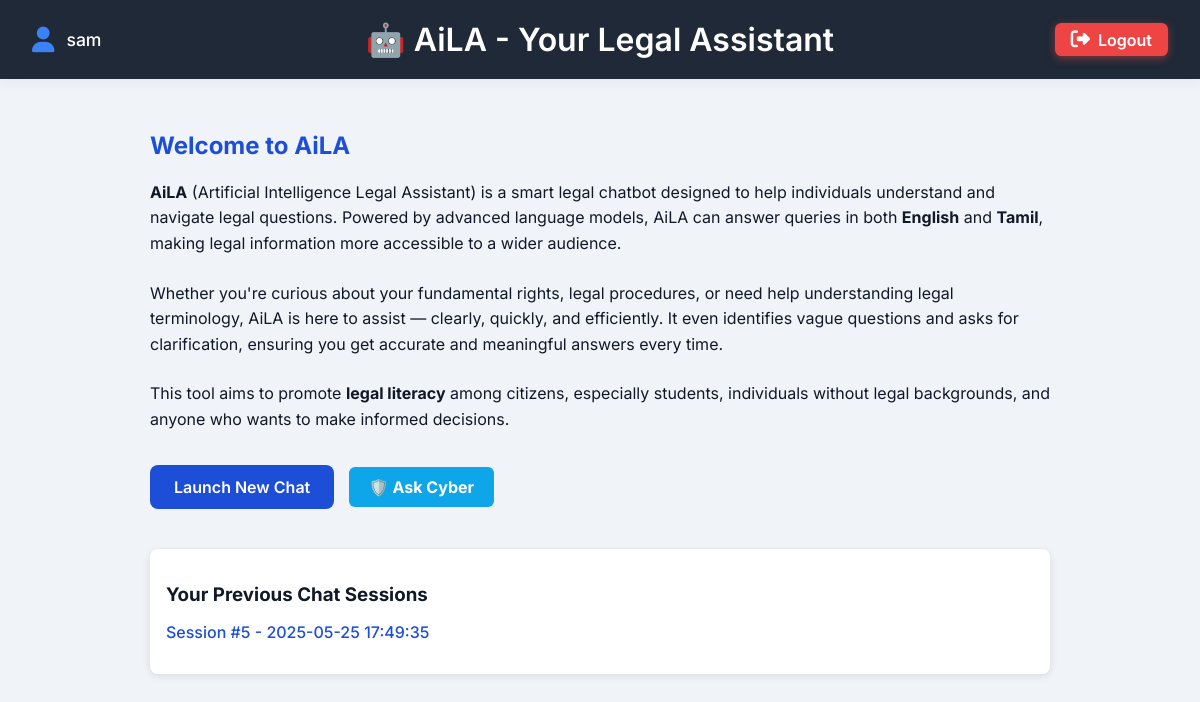
/dashboard (signed in), run on the app's committed database.
### tables this page shows
CREATE TABLE users (
            id INTEGER PRIMARY KEY AUTOINCREMENT,
            username TEXT UNIQUE NOT NULL,
            password_hash TEXT NOT NULL
        );

CREATE TABLE chat_sessions (
            id INTEGER PRIMARY KEY AUTOINCREMENT,
            user_id INTEGER NOT NULL,
            created_at DATETIME DEFAULT CURRENT_TIMESTAMP,
            FOREIGN KEY(user_id) REFERENCES users(id)
        );

### app.py (the view)
@app.route('/dashboard')
@login_required
def dashboard():
    user = get_user_by_id(session['user_id'])
    db = get_db()
    sessions = db.execute(
        "SELECT id, created_at FROM chat_sessions WHERE user_id = ? ORDER BY created_at DESC",
        (user['id'],)
    ).fetchall()
    return render_template('dashboard.html', username=user['username'], sessions=sessions)

### app.py (called while the page is built)
def get_db():
    db = getattr(g, '_database', None)
    if db is None:
        db = g._database = sqlite3.connect(DATABASE)
        db.row_factory = sqlite3.Row
    return db

@app.teardown_appcontext
def close_connection(exception):
    db = getattr(g, '_database', None)
    if db is not None:
        db.close()

def get_user_by_id(user_id):
    db = get_db()
    return db.execute("SELECT * FROM users WHERE id = ?", (user_id,)).fetchone()

def login_required(f):
    from functools import wraps
    @wraps(f)
    def decorated_function(*args, **kwargs):
        if 'user_id' not in session:
            return redirect(url_for('login'))
        return f(*args, **kwargs)
    return decorated_function

### templates/dashboard.html (shortened to what this page needs)
<!DOCTYPE html>
<html lang="en">
<head>
  <link rel="stylesheet" href="https://cdnjs.cloudflare.com/ajax/libs/font-awesome/6.7.2/css/all.min.css"
 />
</head>
<body>
  <header>
    <div class="profile">
      <i class="fa-solid fa-user"></i>
      {{ username }}
    </div>
    <div class="title">🤖 AiLA - Your Legal Assistant</div>
    <a href="{{ url_for('logout') }}" class="logout-button">
      <i class="fa-solid fa-right-from-bracket"></i> Logout
    </a>
  </header>
  <div class="container">
    <h2>Welcome to AiLA</h2>
    <p>
      <strong>AiLA</strong> (Artificial Intelligence Legal Assistant) is a smart legal chatbot designed to help
      individuals understand and navigate legal questions.
      Powered by advanced language models, AiLA can answer queries in both <strong>English</strong> and
      <strong>Tamil</strong>, making legal information more accessible to a wider audience.
    </p>
    <p>
      Whether you're curious about your fundamental rights, legal procedures, or need help understanding legal
      terminology, AiLA is here to assist — clearly, quickly, and efficiently.
      It even identifies vague questions and asks for clarification, ensuring you get accurate and meaningful
      answers every time.
    </p>
    <p>
      This tool aims to promote <strong>legal literacy</strong> among citizens, especially students, individuals without
      legal backgrounds, and anyone who wants to make informed decisions.
    </p>
    <a href="{{ url_for('chat') }}" class="button">Launch New Chat</a>
    <a href="{{ url_for('ask_cyber') }}" class="cyber-btn">🛡️ Ask Cyber</a>
    <div class="chat-list">
      <h3>Your Previous Chat Sessions</h3>
      {% if sessions %}
      <ul>
        {% for session in sessions %}
        <li>
          <a href="{{ url_for('view_chat', session_id=session.id) }}" class="chat-link">
            Session #{{ session.id }} - {{ session.created_at }}
          </a>
        </li>
        {% endfor %}
      </ul>
      {% else %}
      <p>No previous chat sessions found.</p>
      {% endif %}
    </div>
  </div>
</body>
</html>

### templates/dashboard.html (style rules this page uses)
body { margin: 0; font-family: "Inter", sans-serif; background-color: #f0f4f8; color: #111827; }
header { position: relative; background-color: #1f2937; color: white; padding: 1.25rem 3rem; font-size: 2rem; font-weight: 600; box-shadow: 0 4px 12px rgba(0, 0, 0, 0.05); display: flex; align-items: center; justify-content: center; }
header .title { flex: 1; text-align: center; font-weight: 600; font-size: 2rem; }
.profile { position: absolute; left: 2rem; display: flex; align-items: center; gap: 0.75rem; font-size: 1.1rem; font-weight: 500; cursor: default; }
.profile i { font-size: 1.6rem; color: #3b82f6; }
.logout-button { position: absolute; right: 2rem; background-color: #ef4444; color: white; padding: 0.4rem 1rem; font-weight: 600; font-size: 1rem; border-radius: 0.4rem; text-decoration: none; box-shadow: 0 2px 8px rgba(239, 68, 68, 0.5); display: flex; align-items: center; gap: 0.5rem; transition: background-color 0.3s ease; }
.logout-button i { font-size: 1.2rem; }
.container { padding: 2rem; max-width: 900px; margin: auto; }
h2 { color: #1d4ed8; }
p { line-height: 1.6; margin-bottom: 1.5rem; }
.button { display: inline-block; padding: 0.75rem 1.5rem; background-color: #1d4ed8; color: white; border: none; border-radius: 0.5rem; font-size: 1rem; font-weight: 600; text-decoration: none; transition: background 0.3s; margin-right: 10px; }
.chat-list { margin-top: 2rem; padding: 1rem; background: white; border-radius: 0.5rem; box-shadow: 0 2px 8px rgba(0, 0, 0, 0.1); }
.chat-list h3 { margin-bottom: 1rem; }
.chat-list ul { list-style: none; padding-left: 0; }
.chat-list li { margin-bottom: 0.75rem; }
.chat-link { text-decoration: none; color: #1d4ed8; font-weight: 500; }
.cyber-btn { display: inline-block; margin: 10px 0; padding: 10px 20px; background-color: #0ea5e9; color: white; text-decoration: none; border-radius: 6px; font-weight: bold; }

### data on the page
users: username "sam"
chat_sessions: id "5", created_at "2025-05-25 17:49:35"
